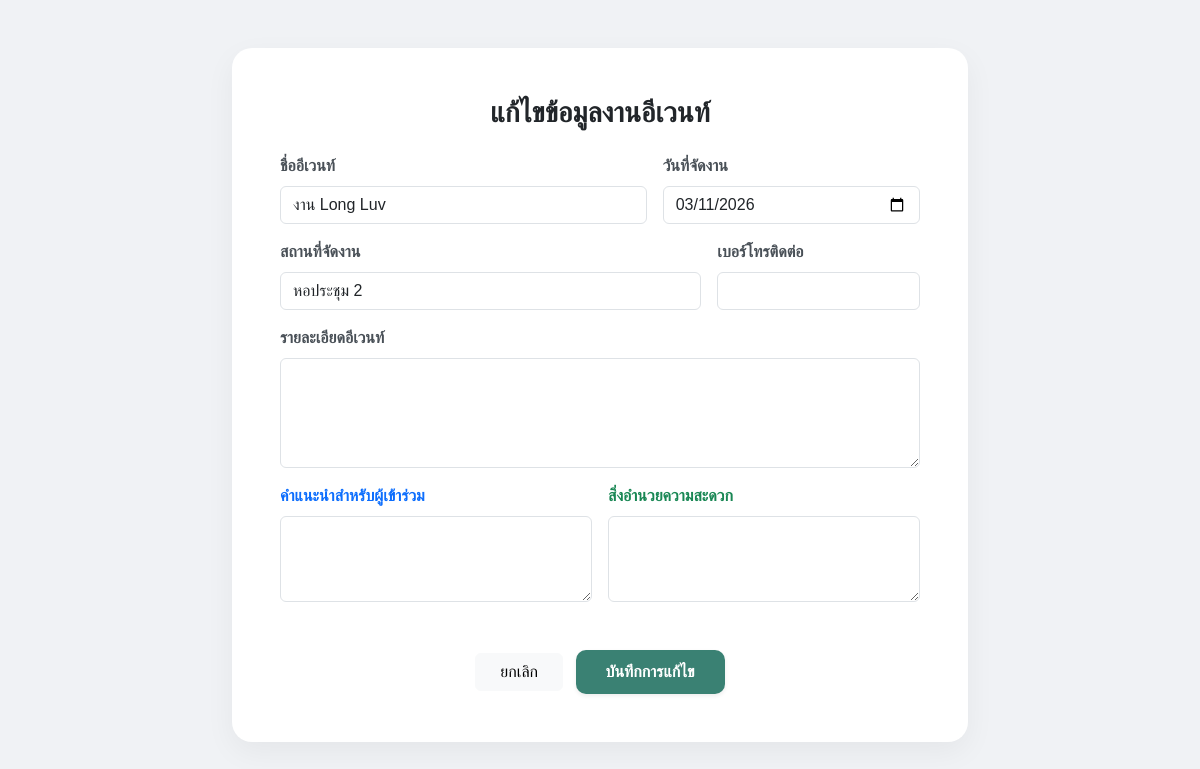
The page /Final/edit_event.php?id=4 (signed in) on the database its author committed.
### tables this page shows
CREATE TABLE `events` (
  `id` int(11) NOT NULL,
  `event_name` varchar(255) NOT NULL,
  `event_date` date NOT NULL,
  `location` varchar(255) DEFAULT NULL,
  `created_at` timestamp NOT NULL DEFAULT current_timestamp()
);

### Final/edit_event.php (the view, shortened to what this page needs)
<?php
include 'config.php';
$id = $_GET['id'] ?? null;
$stmt = $conn->prepare("SELECT * FROM events WHERE id = ?");
$stmt->execute([$id]);
$event = $stmt->fetch();
?>
<!DOCTYPE html>
<html lang="th">
<head>
    <link href="https://cdn.jsdelivr.net/npm/bootstrap@5.3.0/dist/css/bootstrap.min.css" rel="stylesheet">
    <link rel="stylesheet" href="https://cdnjs.cloudflare.com/ajax/libs/font-awesome/6.0.0/css/all.min.css">
</head>
<body>
<div class="container py-5">
    <div class="row justify-content-center">
        <div class="col-lg-8">
            <div class="card edit-card p-4 p-md-5">
                <h3 class="fw-bold mb-4 text-dark text-center">แก้ไขข้อมูลงานอีเวนท์</h3>
                <form action="" method="POST">
                    <div class="row g-3">
                        <div class="col-md-7">
                            <label class="form-label">ชื่ออีเวนท์</label>
                            <input type="text" name="event_name" class="form-control" value="<?php echo htmlspecialchars($event['event_name']); ?>" required>
                        </div>
                        <div class="col-md-5">
                            <label class="form-label">วันที่จัดงาน</label>
                            <input type="date" name="event_date" class="form-control" value="<?php echo $event['event_date']; ?>" required>
                        </div>
                        <div class="col-md-8">
                            <label class="form-label">สถานที่จัดงาน</label>
                            <input type="text" name="location" class="form-control" value="<?php echo htmlspecialchars($event['location']); ?>" required>
                        </div>
                        <div class="col-md-4">
                            <label class="form-label">เบอร์โทรติดต่อ</label>
                            <input type="text" name="contact_phone" class="form-control" value="<?php echo htmlspecialchars($event['contact_phone'] ?? ''); ?>">
                        </div>
                        <div class="col-12">
                            <label class="form-label">รายละเอียดอีเวนท์</label>
                            <textarea name="event_detail" class="form-control" rows="4"><?php echo htmlspecialchars($event['event_detail'] ?? ''); ?></textarea>
                        </div>
                        <div class="col-md-6">
                            <label class="form-label text-primary">คำแนะนำสำหรับผู้เข้าร่วม</label>
                            <textarea name="instructions" class="form-control" rows="3"><?php echo htmlspecialchars($event['instructions'] ?? ''); ?></textarea>
                        </div>
                        <div class="col-md-6">
                            <label class="form-label text-success">สิ่งอำนวยความสะดวก</label>
                            <textarea name="facilities" class="form-control" rows="3"><?php echo htmlspecialchars($event['facilities'] ?? ''); ?></textarea>
                        </div>
                        <div class="col-12 text-center mt-5">
                            <button type="button" onclick="history.back()" class="btn btn-light px-4 me-2">ยกเลิก</button>
                            <button type="submit" class="btn btn-save shadow-sm fw-bold">บันทึกการแก้ไข</button>
                        </div>
                    </div>
                </form>
            </div>
        </div>
    </div>
</div>
</body>
</html>

### Final/edit_event.php (style rules this page uses)
body { background-color: #f0f2f5; font-family: 'Sarabun', sans-serif; }
.edit-card { border: none; border-radius: 20px; box-shadow: 0 10px 30px rgba(0,0,0,0.05); }
.form-label { font-weight: bold; color: #495057; }
.btn-save { background-color: #3a8173; color: white; border-radius: 10px; padding: 10px 30px; border: none; }

### rows shown on the page
events: event_name "งาน Long Luv", event_date "03/11/2026", location "หอประชุม 2"
